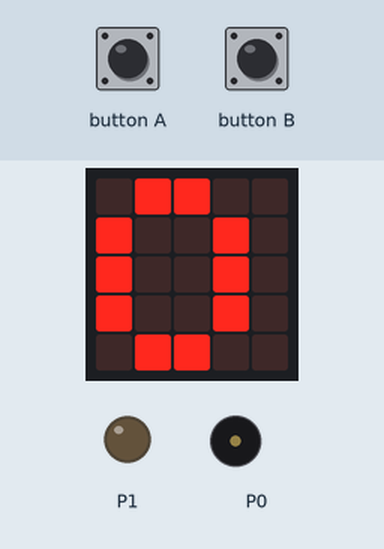
A program run on a simulated BBC micro:bit (MakeCode). On the bench: the board's 5×5 LED display, output pins drawn as LEDs (lit = HIGH), buzzer (waves = sounding). Inputs (shaded band) come from the test bench. Random numbers come from a fixed seed.

Above: at 1.9 s.
2.0 s: button A pressed for 0.15 s
At 2.35 s:
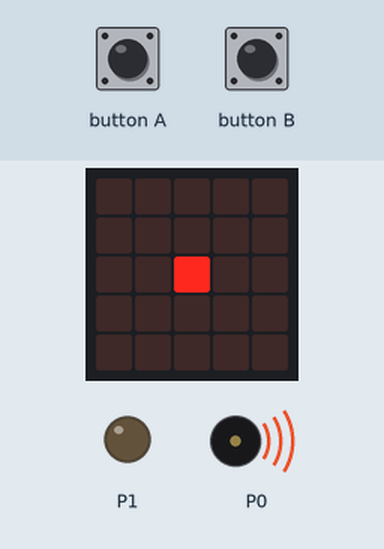
2.7 s: button B pressed for 0.15 s
At 2.7 s:
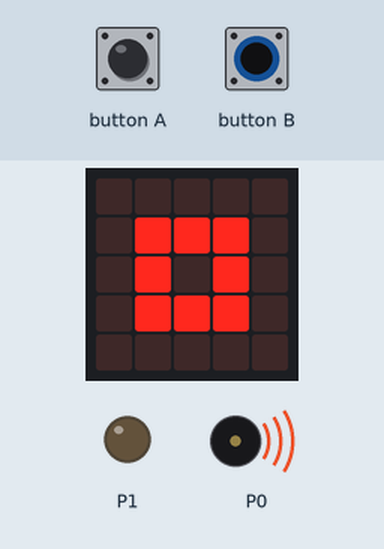
At 3.16 s:
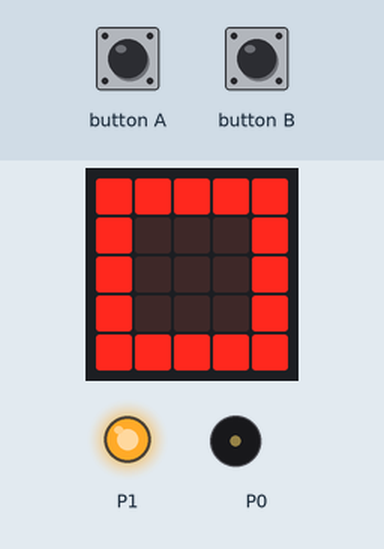
3.4 s: button A pressed for 0.15 s
At 4.01 s:
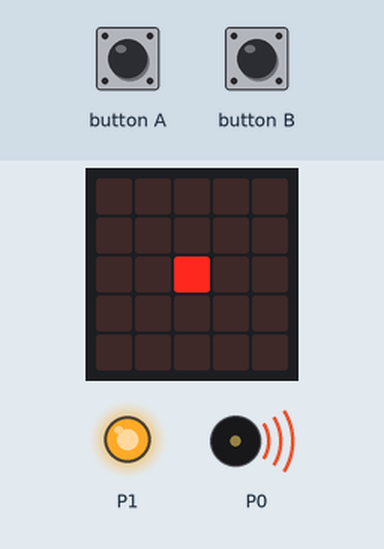
4.1 s: button A pressed for 0.15 s
7.1 s: button B pressed for 0.15 s
7.8 s: button B pressed for 0.15 s
Timing chart, 0 to 9.5 s (numbered marks = the images above; inputs shaded):
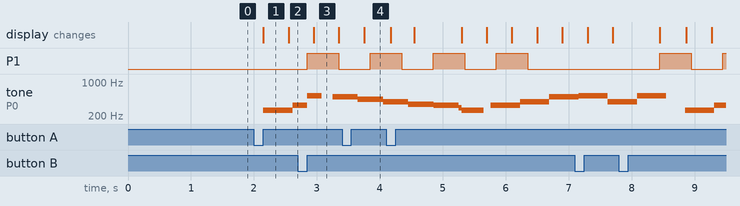

The program:

main.ts
```typescript
function Get_score_animate () {
    music.play(music.stringPlayable("C E G B C5 G C5 - ", 130), music.PlaybackMode.InBackground)
    Correct_number = randint(1, 2)
    basic.showLeds(`
        . . . . .
        . . . . .
        . . # . .
        . . . . .
        . . . . .
        `)
    basic.showLeds(`
        . . . . .
        . # # # .
        . # . # .
        . # # # .
        . . . . .
        `)
    basic.showLeds(`
        # # # # #
        # . . . #
        # . . . #
        # . . . #
        # # # # #
        `)
    basic.showLeds(`
        . . . . .
        . # # # .
        . # . # .
        . # # # .
        . . . . .
        `)
    basic.showLeds(`
        . . . . .
        . . . . .
        . . # . .
        . . . . .
        . . . . .
        `)
    basic.showLeds(`
        . . . . .
        . . . . .
        . . . . .
        . . . . .
        . . . . .
        `)
    Score = Score + 1
    basic.showNumber(Score)
}
input.onButtonPressed(Button.A, function () {
    if (Correct_number == 1) {
        Get_score_animate()
    } else {
        music.play(music.stringPlayable("C5 B A G F E D C ", 151), music.PlaybackMode.InBackground)
        Light(0)
        Score = 0
        basic.showLeds(`
            # . . . #
            . # . # .
            . . # . .
            . # . # .
            # . . . #
            `)
    }
})
function Light (Yes: number) {
    if (Yes == 0) {
        for (let index = 0; index < 4; index++) {
            pins.digitalWritePin(DigitalPin.P1, 1)
            basic.pause(500)
            pins.digitalWritePin(DigitalPin.P1, 0)
            basic.pause(500)
        }
    }
}
input.onButtonPressed(Button.B, function () {
    if (Correct_number == 2) {
        Get_score_animate()
    } else {
        music.play(music.stringPlayable("C5 B A G F E D C ", 151), music.PlaybackMode.InBackground)
        Light(0)
        Score = 0
        basic.showLeds(`
            # . . . #
            . # . # .
            . . # . .
            . # . # .
            # . . . #
            `)
    }
})
let Score = 0
let Correct_number = 0
Correct_number = randint(1, 2)
Score = 0
basic.showNumber(Score)
basic.forever(function () {

})
```

test.ts
```typescript
// 在這裡測試；當此封包作為擴充功能時，將不會編譯此內容。
```

Measured:
- after the input at 2.0 s, tone on P0: silent → 262 Hz after 0.15 s, → 330 Hz 0.47 s later; the display: changes after 0.15 s (image 1)
- after the input at 2.7 s, P1: LOW → HIGH after 0.15 s, → LOW 0.50 s later
- what the display in image 1 shows lasts 0.4 s, from 2.2 s to 2.6 s
